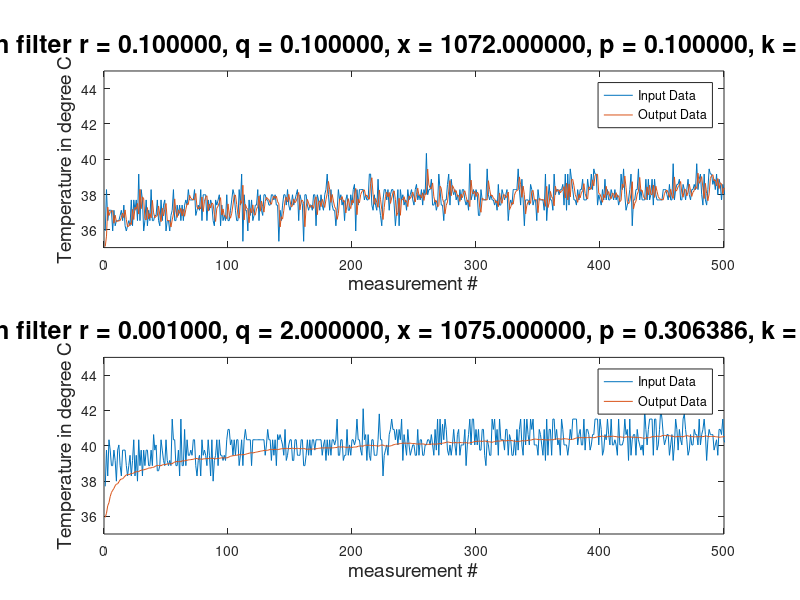

MATLAB code for this plot:
clear all, close all;
data = importdata('data_bad_parameter.txt');
s = size(data);
number = 1:1:s;
dataformatted = [number', data];
str = sprintf('Kalman filter r = %f, q = %f, x = %f, p = %f, k = %f',dataformatted(1,3),dataformatted(1,4), dataformatted(1,5), dataformatted(1,6),dataformatted(1,7));
figure('units','normalized','outerposition',[0 0 1 1])
subplot(2,1,1),
plot(dataformatted(:,1),400 * dataformatted(:,2)*3/4096 - 279,dataformatted(:,1),400 * dataformatted(:,5)*3/4096 - 279);
%plot(dataformatted(:,1),dataformatted(:,2),dataformatted(:,1),dataformatted(:,5));
title(str,'fontsize',18);
xlabel('measurement #','fontsize',14);
ylabel('Temperature in degree C','fontsize',14);
legend('Input Data','Output Data');
axis([0 500 35 45]);
data = importdata('data_good_parameter.txt');
s = size(data);
number = 1:1:s;
dataformatted = [number', data];
str = sprintf('Kalman filter r = %f, q = %f, x = %f, p = %f, k = %f',dataformatted(1,3),dataformatted(1,4), dataformatted(1,5), dataformatted(1,6),dataformatted(1,7));
subplot(2,1,2),
plot(dataformatted(:,1),400 * dataformatted(:,2)*3/4096 - 279,dataformatted(:,1),400 * dataformatted(:,5)*3/4096 - 279);
%plot(dataformatted(:,1),dataformatted(:,2),dataformatted(:,1),dataformatted(:,5));
title(str,'fontsize',18);
xlabel('measurement #','fontsize',14);
ylabel('Temperature in degree C','fontsize',14);
legend('Input Data','Output Data');
axis([0 500 35 45]);
% 
% data = importdata('data2.txt');
% s = size(data);
% number = 1:1:s;
% dataformatted = [number', data];
% str = sprintf('Kalman filter r = %f, q = %f, x = %f, p = %f, k = %f',dataformatted(1,3),dataformatted(1,4), dataformatted(1,5), dataformatted(1,6),dataformatted(1,7));
% subplot(3,1,3),
% plot(dataformatted(:,1),400 * dataformatted(:,2)*3/4096 - 279,dataformatted(:,1),400 * dataformatted(:,5)*3/4096 - 279);
% %plot(dataformatted(:,1),dataformatted(:,2),dataformatted(:,1),dataformatted(:,5));
% title(str,'fontsize',18);
% xlabel('measurement #','fontsize',14);
% ylabel('Temperature in degree C','fontsize',14);
% legend('Input Data','Output Data');
% axis([0 500 35 45]);